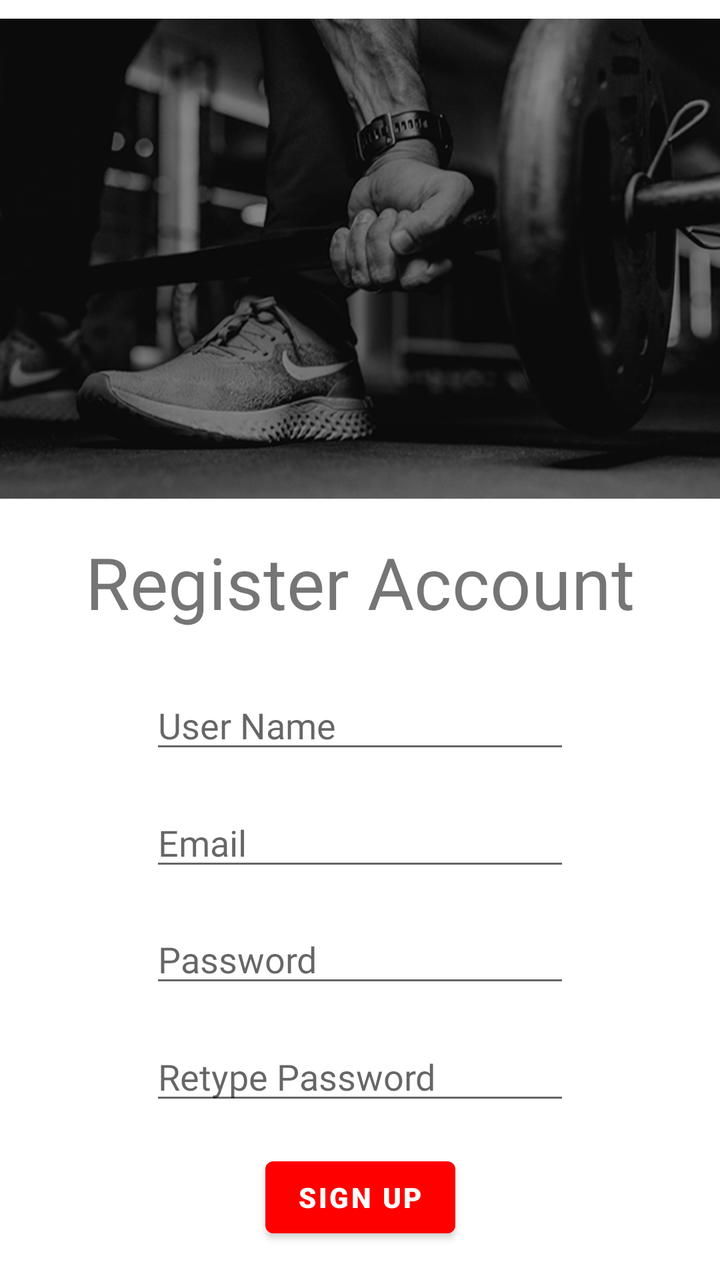
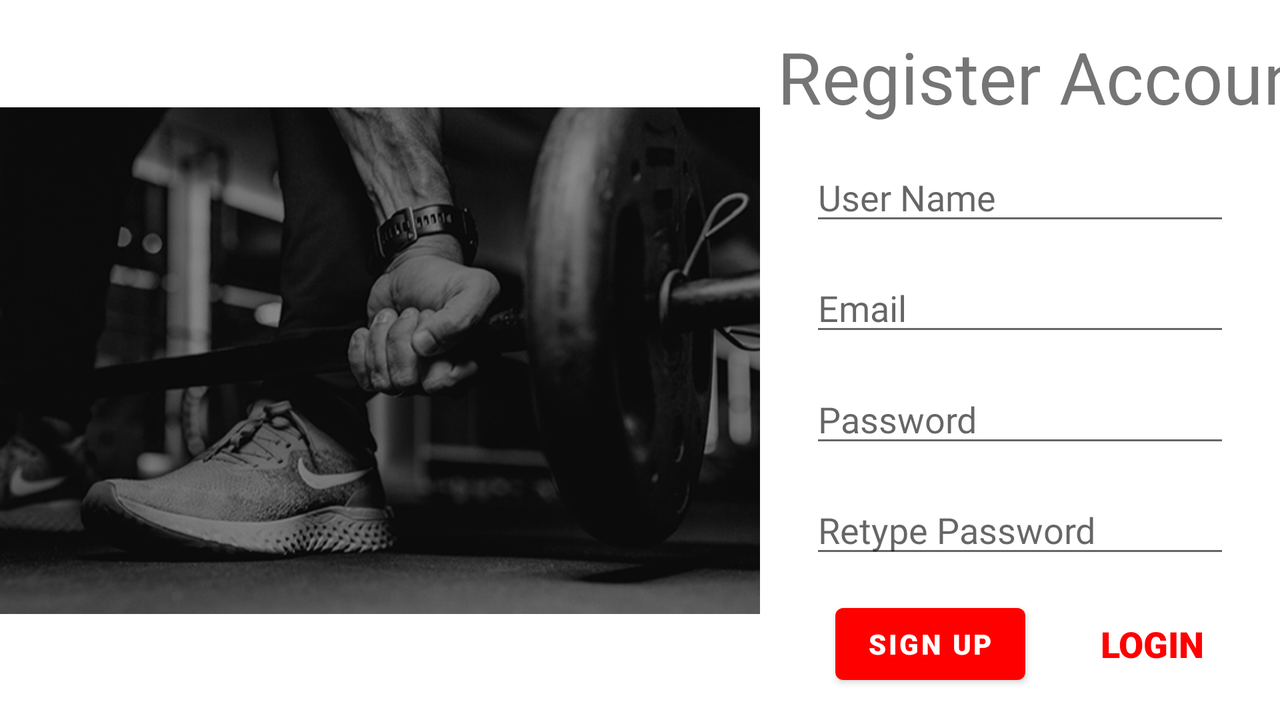

Two renders of one Android screen. The first uses the default layout on a phone; the second uses the alternative layout the repository ships for a different screen configuration, on a matching device. The two XML files are below.
<!-- AndroidManifest.xml: application theme Theme.LightHouse_FitnessApp -->
<!-- res/layout/activity_register.xml -->
<?xml version="1.0" encoding="utf-8"?>
<androidx.constraintlayout.widget.ConstraintLayout xmlns:android="http://schemas.android.com/apk/res/android"
    xmlns:app="http://schemas.android.com/apk/res-auto"
    xmlns:tools="http://schemas.android.com/tools"
    android:layout_width="match_parent"
    android:layout_height="match_parent"
    tools:context="com.LightHouse.Fitness.Registration_Activity">
    <ImageView
        android:id="@+id/login_hero_bw"
        android:layout_width="match_parent"
        android:layout_height="wrap_content"
        android:adjustViewBounds="true"
        android:fontFamily="@font/arialbold"
        app:layout_constraintBottom_toTopOf="@+id/textView_Register_Title"
        app:layout_constraintEnd_toEndOf="parent"
        app:layout_constraintStart_toStartOf="parent"
        app:layout_constraintTop_toTopOf="parent"
        app:srcCompat="@drawable/login_hero_bw_jonathan_borba_unsplash" />

    <TextView
        android:id="@+id/textView_Register_Title"
        android:layout_width="wrap_content"
        android:layout_height="wrap_content"
        android:layout_marginTop="8dp"
        android:fontFamily="@font/arialbold"
        android:text="@string/register_account_title"
        android:textSize="36sp"
        app:layout_constraintBottom_toTopOf="@+id/Text_Register_User_Name"
        app:layout_constraintEnd_toEndOf="parent"
        app:layout_constraintStart_toStartOf="parent"
        app:layout_constraintTop_toBottomOf="@+id/login_hero_bw" />

    <EditText
        android:id="@+id/Text_Register_User_Name"
        android:layout_width="wrap_content"
        android:layout_height="wrap_content"
        android:layout_marginTop="16dp"
        android:layout_marginBottom="8dp"
        android:fontFamily="@font/arialbold"
        android:ems="10"
        android:hint="@string/user_name_hint"
        android:inputType="textPersonName"
        app:layout_constraintBottom_toTopOf="@+id/Text_Register_Email"
        app:layout_constraintEnd_toEndOf="parent"
        app:layout_constraintStart_toStartOf="parent"
        app:layout_constraintTop_toBottomOf="@+id/textView_Register_Title" />

    <EditText
        android:id="@+id/Text_Register_Email"
        android:layout_width="wrap_content"
        android:layout_height="wrap_content"
        android:layout_marginBottom="8dp"
        android:fontFamily="@font/arialbold"
        android:ems="10"
        android:hint="@string/email_hint"
        android:inputType="textEmailAddress"
        app:layout_constraintBottom_toTopOf="@+id/Text_Register_Password"
        app:layout_constraintEnd_toEndOf="parent"
        app:layout_constraintStart_toStartOf="parent"
        app:layout_constraintTop_toBottomOf="@+id/Text_Register_User_Name" />

    <EditText
        android:id="@+id/Text_Register_Password"
        android:layout_width="wrap_content"
        android:layout_height="wrap_content"
        android:layout_marginBottom="8dp"
        android:fontFamily="@font/arialbold"
        android:ems="10"
        android:hint="@string/password_hint"
        android:inputType="textPassword"
        app:layout_constraintBottom_toTopOf="@+id/Text_Register_Retyped_Password"
        app:layout_constraintEnd_toEndOf="parent"
        app:layout_constraintStart_toStartOf="parent"
        app:layout_constraintTop_toBottomOf="@+id/Text_Register_Email" />

    <EditText
        android:id="@+id/Text_Register_Retyped_Password"
        android:layout_width="wrap_content"
        android:layout_height="wrap_content"
        android:layout_marginBottom="8dp"
        android:fontFamily="@font/arialbold"
        android:ems="10"
        android:hint="@string/retype_password_hint"
        android:inputType="textPassword"
        app:layout_constraintBottom_toTopOf="@+id/button_Register_SignIn"
        app:layout_constraintEnd_toEndOf="parent"
        app:layout_constraintStart_toStartOf="parent"
        app:layout_constraintTop_toBottomOf="@+id/Text_Register_Password" />


    <Button
        android:id="@+id/button_Register_SignIn"
        android:layout_width="wrap_content"
        android:layout_height="wrap_content"
        android:layout_marginBottom="8dp"
        android:fontFamily="sans-serif-black"
        android:text="@string/sign_up_button"
        app:backgroundTint="#FF0000"
        app:layout_constraintBottom_toBottomOf="parent"
        app:layout_constraintEnd_toEndOf="parent"
        app:layout_constraintStart_toStartOf="parent"
        app:layout_constraintTop_toBottomOf="@+id/Text_Register_Retyped_Password" />


</androidx.constraintlayout.widget.ConstraintLayout>
<!-- resources referenced by this layout -->
<resources>
  <!-- drawable login_hero_bw_jonathan_borba_unsplash: jpg bitmap (drawable, 99138 bytes) -->
  <string name="email_hint">Email</string>
  <string name="password_hint">Password</string>
  <string name="register_account_title">Register Account</string>
  <string name="retype_password_hint">Retype Password</string>
  <string name="sign_up_button">Sign Up</string>
  <string name="user_name_hint">User Name</string>
  <style name="Theme.LightHouse_FitnessApp" parent="Theme.MaterialComponents.DayNight.DarkActionBar">
          
          <item name="colorOnPrimary">@color/white</item>
          
          <item name="colorOnSecondary">@color/black</item>
          
          <item name="android:statusBarColor" tools:targetApi="l">?attr/colorPrimaryVariant</item>
          
      </style>
  <color name="white">#FFFFFFFF</color>
  <color name="black">#FF000000</color>
</resources>
<!-- res/layout-land/activity_register.xml (the repository's variant of the layout above) -->
<!-- drawn on the phone turned sideways -->
<?xml version="1.0" encoding="utf-8"?>
<androidx.constraintlayout.widget.ConstraintLayout xmlns:android="http://schemas.android.com/apk/res/android"
    xmlns:app="http://schemas.android.com/apk/res-auto"
    xmlns:tools="http://schemas.android.com/tools"
    android:layout_width="match_parent"
    android:layout_height="match_parent"
    tools:context="com.LightHouse.Fitness.Registration_Activity">

    <ImageView
        android:id="@+id/login_hero_bw"
        android:layout_width="380dp"
        android:layout_height="412dp"
        android:adjustViewBounds="true"
        app:layout_constraintBottom_toBottomOf="parent"
        app:layout_constraintStart_toStartOf="parent"
        app:layout_constraintTop_toTopOf="parent"
        app:srcCompat="@drawable/login_hero_bw_jonathan_borba_unsplash" />

    <TextView
        android:id="@+id/textView_Register_Title"
        android:layout_width="wrap_content"
        android:layout_height="wrap_content"
        android:layout_marginStart="32dp"
        android:layout_marginLeft="32dp"
        android:text="@string/register_account_title"
        android:textSize="36sp"
        app:layout_constraintBottom_toTopOf="@+id/Text_Register_User_Name"
        app:layout_constraintEnd_toEndOf="parent"
        app:layout_constraintStart_toEndOf="@+id/login_hero_bw"
        app:layout_constraintTop_toTopOf="parent" />

    <EditText
        android:id="@+id/Text_Register_User_Name"
        android:layout_width="wrap_content"
        android:layout_height="wrap_content"
        android:ems="10"
        android:fontFamily="@font/arialbold"
        android:hint="@string/user_name_hint"
        android:inputType="textPersonName"
        app:layout_constraintEnd_toEndOf="parent"
        app:layout_constraintStart_toEndOf="@+id/login_hero_bw"
        app:layout_constraintBottom_toTopOf="@+id/Text_Register_Email"
        app:layout_constraintTop_toBottomOf="@+id/textView_Register_Title"/>

    <EditText
        android:id="@+id/Text_Register_Email"
        android:layout_width="wrap_content"
        android:layout_height="wrap_content"
        android:ems="10"
        android:fontFamily="@font/arialbold"
        android:hint="@string/email_hint"
        android:inputType="textEmailAddress"
        app:layout_constraintEnd_toEndOf="parent"
        app:layout_constraintStart_toEndOf="@+id/login_hero_bw"
        app:layout_constraintBottom_toTopOf="@+id/Text_Register_Password"
        app:layout_constraintTop_toBottomOf="@+id/Text_Register_User_Name"/>

    <EditText
        android:id="@+id/Text_Register_Password"
        android:layout_width="wrap_content"
        android:layout_height="wrap_content"
        android:ems="10"
        android:fontFamily="@font/arialbold"
        android:hint="@string/password_hint"
        android:inputType="textPassword"
        app:layout_constraintEnd_toEndOf="parent"
        app:layout_constraintStart_toEndOf="@+id/login_hero_bw"
        app:layout_constraintBottom_toTopOf="@+id/Text_Register_Retyped_Password"
        app:layout_constraintTop_toBottomOf="@+id/Text_Register_Email" />


    <EditText
        android:id="@+id/Text_Register_Retyped_Password"
        android:layout_width="wrap_content"
        android:layout_height="wrap_content"
        android:ems="10"
        android:fontFamily="@font/arialbold"
        android:hint="@string/retype_password_hint"
        android:inputType="textPassword"
        app:layout_constraintEnd_toEndOf="parent"
        app:layout_constraintStart_toEndOf="@+id/login_hero_bw"
        app:layout_constraintBottom_toTopOf="@+id/button_Register_SignIn"
        app:layout_constraintTop_toBottomOf="@+id/Text_Register_Password" />

    <Button
        android:id="@+id/button_Register_SignIn"
        android:layout_width="wrap_content"
        android:layout_height="wrap_content"
        android:fontFamily="sans-serif-black"
        android:text="@string/sign_up_button"
        app:backgroundTint="#FF0000"
        app:layout_constraintBottom_toBottomOf="parent"
        app:layout_constraintTop_toBottomOf="@+id/Text_Register_Retyped_Password"
        app:layout_constraintStart_toEndOf="@+id/login_hero_bw"
        app:layout_constraintEnd_toStartOf="@+id/edit_register_login_button"/>

    <TextView
        android:id="@+id/edit_register_login_button"
        android:layout_width="wrap_content"
        android:layout_height="wrap_content"
        android:fontFamily="sans-serif-black"
        android:text="@string/login_button"
        android:textColor="#FF0000"
        android:textSize="18sp"
        android:textStyle="bold"
        app:layout_constraintEnd_toEndOf="parent"
        app:layout_constraintStart_toEndOf="@+id/button_Register_SignIn"
        app:layout_constraintBottom_toBottomOf="parent"
        app:layout_constraintTop_toBottomOf="@+id/Text_Register_Retyped_Password"/>

</androidx.constraintlayout.widget.ConstraintLayout>
<!-- resources referenced by the variant -->
<!-- as the phone turned sideways resolves them -->
<resources>
  <!-- drawable login_hero_bw_jonathan_borba_unsplash: jpg bitmap (drawable, 99138 bytes) -->
  <string name="email_hint">Email</string>
  <string name="login_button">LOGIN</string>
  <string name="password_hint">Password</string>
  <string name="register_account_title">Register Account</string>
  <string name="retype_password_hint">Retype Password</string>
  <string name="sign_up_button">Sign Up</string>
  <string name="user_name_hint">User Name</string>
  <style name="Theme.LightHouse_FitnessApp" parent="Theme.MaterialComponents.DayNight.DarkActionBar">
          
          <item name="colorOnPrimary">@color/white</item>
          
          <item name="colorOnSecondary">@color/black</item>
          
          <item name="android:statusBarColor" tools:targetApi="l">?attr/colorPrimaryVariant</item>
          
      </style>
  <color name="white">#FFFFFFFF</color>
  <color name="black">#FF000000</color>
</resources>
